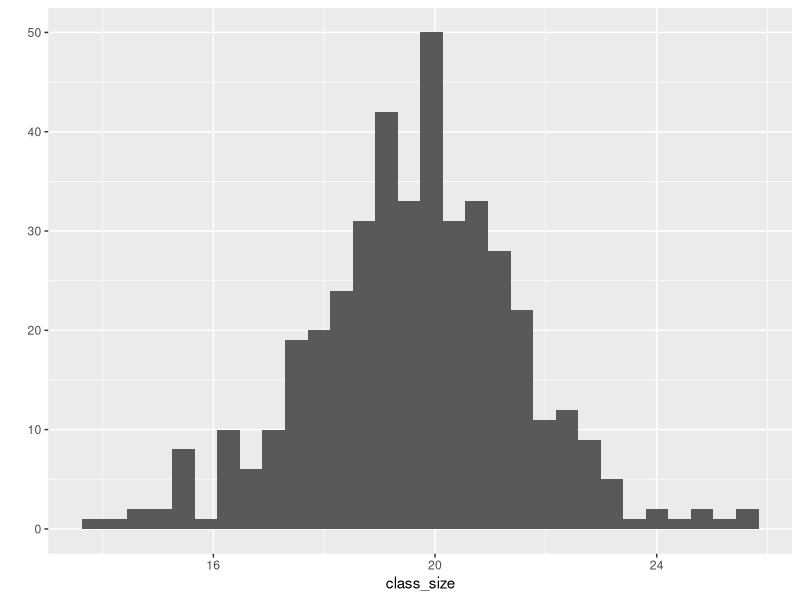
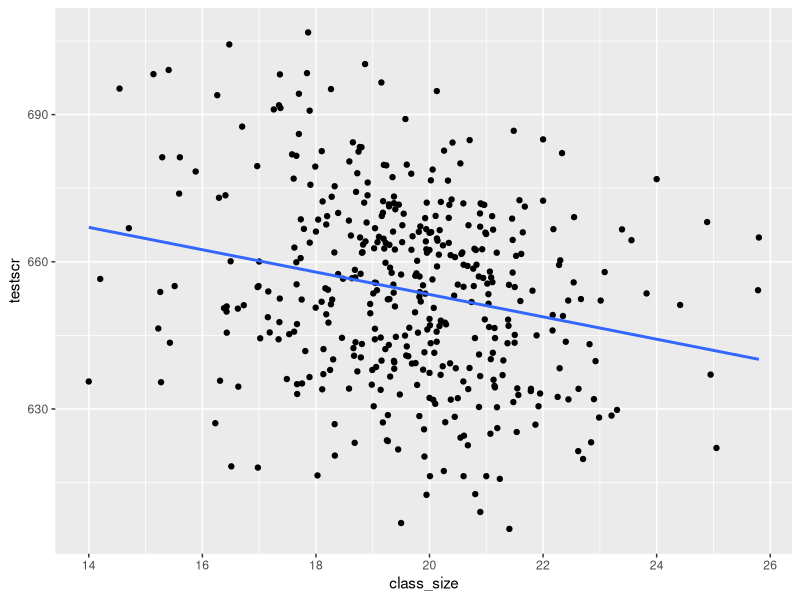
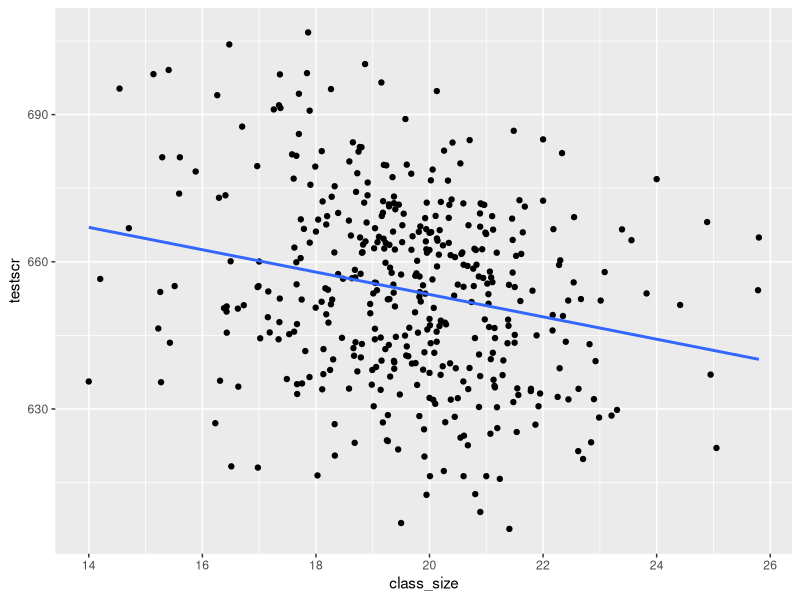

These figures' R source, in order:
######################
#
# We will use data on primary schools
#   in California to study the difference
#   in student performance in small
#   versus large class rooms.
#
# This version adds regression,
#   is used for demonstrating R Markdown.
#
######################

# A "small classroom" is defined as
#   the number of students per teacher
#   lower than "cutoff".
cutoff <- 20

# Load the project STAR data
require(readr)
school_df <- read_csv("testscores_california_1999.csv")

# What does the data look like?
summary(school_df)

# The number of students per teacher
#   is the class size
require(dplyr)
school_df <- mutate(school_df, class_size = enrl_tot / teachers)

# Look at the distribution of class size
require(ggplot2)
qplot(data=school_df,class_size)

# Manipulate
small_df <- filter(school_df,class_size<cutoff)
large_df <- filter(school_df,class_size>=cutoff)

# Sample mean, variance
#    for the schools with small classes
X_bar_small <- mean(small_df$testscr)
s2_small <- var(small_df$testscr)
n_small <- nrow(small_df)

# A 95% confidence interval for mu
X_bar_small + sqrt(s2_small/n_small)*c(-1.96,1.96)

# For the large classes
X_bar_large <- mean(large_df$testscr)
s2_large <- var(large_df$testscr)
n_large <- nrow(large_df)
X_bar_large + sqrt(s2_large/n_large)*c(-1.96,1.96)

## Q: Conclusion?

# Now, we can construct the confidence interval
#   for the difference.
DX_bar <- X_bar_small - X_bar_large
DX_bar
Ds2 <- s2_small / n_small + s2_large / n_large
Ds2
# Use (3.19)
DX_bar + sqrt(Ds2) * c(-1.96,1.96)
DX_bar + sqrt(Ds2) * 1.96


# p-value for H0: mu-small - mu-large = 0
tact <- DX_bar / sqrt(Ds2) # t-value
2*pnorm(-abs(tact)) #pnorm ~ Table 1 on page 757.

# However, consider

vars <- c("comp_stu", "expn_stu", "avginc", "el_pct")
cbind(colMeans(small_df[,vars]),
      colMeans(large_df[,vars]))


######################################
# Now, repeat for "cutoff <- 16".
# What changes?
##
#
# Next: regression
#
######################################

# Using the same data set, let's plot the
#   relationship between test scores and
#   class size.

plot <- ggplot(data=school_df,aes(x=class_size,y=testscr)) +
           geom_point() +
           geom_smooth(method="lm",se=FALSE)

plot
ggsave("nice_plot.pdf",width=10,height=10)

# The plot above includes the sample regression line
# Let's look at the numerical regression results

# To compute the OLS estimates,
#   i.e. to "run a regression",
#   use the function lm
?lm

ols_classsize <- lm(testscr ~ class_size,data=school_df)
#                     Y         X
summary(ols_classsize)

# Based on today's lecture,
#    we can interpret only the first column
#
# Q: What is the difference in prediction
#      for two schools whose class-size differs by one?
#
# A: School with larger class-size has test-scores
#      lower by 2.3.
#
# JUMPING AHEAD BY ONE WEEK
# What's with the standard errors etc?
# -  The OLS estimator is a random variable!
# -  The reported p-value is for H0: beta_1 = 0
# -  Do we have sufficient evidence to conclude that
#       class-size are related with test scores?
#
# 
# JUMPING AHEAD TO CHAPTER 6
# Remember that other variables were also 
#    different across schools with different class-sizes
cbind(colMeans(small_df[,vars]),
      colMeans(large_df[,vars]))

# Perhaps these variables also influence test scores
#   -> Multiple linear regression
mlr <- lm(testscr ~ class_size + avginc, data=school_df)
summary(mlr)

# How about the percentage of English learners?
mlr2 <- lm(testscr ~ class_size + avginc + el_pct, data=school_df)
summary(mlr2)

# What has happened with the correlation between
#   class size and test scores?

###############################
## NEXT, TAKE THIS TO MARKDOWN
##
###############################